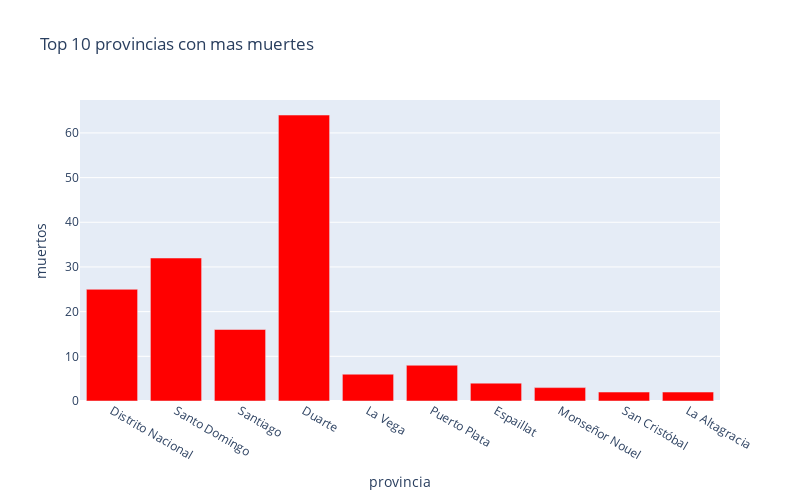

Here is the notebook cell this chart was saved with:
### Code cell
px.bar(
    sorted_provinces_df.head(10),
    x = "provincia",
    y = "muertos",
    title= "Top 10 provincias con mas muertes", # the axis names
    color_discrete_sequence=["red"], 
    height=500,
    width=800
)

### Figure 1 — Plotly figure (JSON) as saved in the notebook; plotly's stock layout.template omitted (floating-point values rounded to 4 significant figures)
{"data": [{"alignmentgroup": "True", "hovertemplate": "provincia=%{x}<br>muertos=%{y}<extra></extra>", "legendgroup": "", "marker": {"color": "red"}, "name": "", "offsetgroup": "", "orientation": "v", "showlegend": false, "textposition": "auto", "type": "bar", "x": ["Distrito Nacional", "Santo Domingo", "Santiago", "Duarte", "La Vega", "Puerto Plata", "Espaillat", "Monseñor Nouel", "San Cristóbal", "La Altagracia"], "xaxis": "x", "y": [25, 32, 16, 64, 6, 8, 4, 3, 2, 2], "yaxis": "y"}], "layout": {"barmode": "relative", "height": 500, "legend": {"tracegroupgap": 0}, "title": {"text": "Top 10 provincias con mas muertes"}, "width": 800, "xaxis": {"anchor": "y", "domain": [0.0, 1.0], "title": {"text": "provincia"}}, "yaxis": {"anchor": "x", "domain": [0.0, 1.0], "title": {"text": "muertos"}}}}
